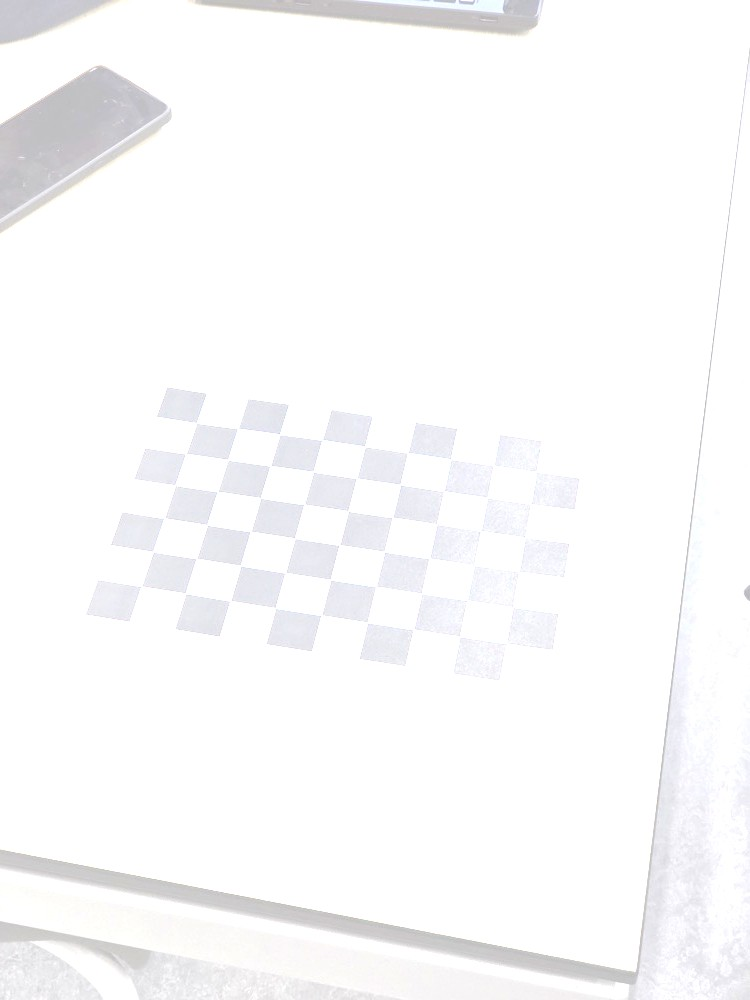
#> input picture img/1.jpg, 750 x 1000 px; its folder holds 5 pictures in this run
$ python script.py
#> lines starting #> are read from the running program, lines starting #| are printed output that depends on the picture
import cv2 as cv
import numpy as np
import glob

# termination criteria
criteria = (cv.TERM_CRITERIA_EPS + cv.TERM_CRITERIA_MAX_ITER, 30, 0.001)

# prepare object points, like (0,0,0), (1,0,0), (2,0,0) ....,(6,5,0)
objp = np.zeros((6 * 9, 3), np.float32)
objp[:, :2] = np.mgrid[0:9, 0:6].T.reshape(-1, 2)

# Arrays to store object points and image points from all the images.
objpoints = []  # 3d point in real world space
imgpoints = []  # 2d points in image plane.

images = glob.glob('img/*.jpg')

for fname in images:
    img = cv.imread(fname)
#> img is the input picture: shape (1000, 750, 3); mean B, G, R 250.8, 250.1, 250.2
    gray = cv.cvtColor(img, cv.COLOR_BGR2GRAY)

    # Find the chess board corners
    ret, corners = cv.findChessboardCorners(gray, (6, 9), None)
#> ret = False; corners = None

    # If found, add object points, image points (after refining them)
    print(fname, ret)
#| img/1.jpg False
    if ret:
        objpoints.append(objp)

        corners2 = cv.cornerSubPix(gray, corners, (11, 11), (-1, -1), criteria)
        imgpoints.append(corners2)

        # Draw and display the corners
        # cv.drawChessboardCorners(img, (6, 9), corners2, ret)
        # cv.imshow('img', img)
        # cv.waitKey(2)

    else:
        invGamma = 1.0 / 0.03
        table = np.array([((i / 255.0) ** invGamma) * 255
                         for i in np.arange(0, 256)]).astype("uint8")
        # apply gamma correction using the lookup table
        modify = cv.LUT(img, table)
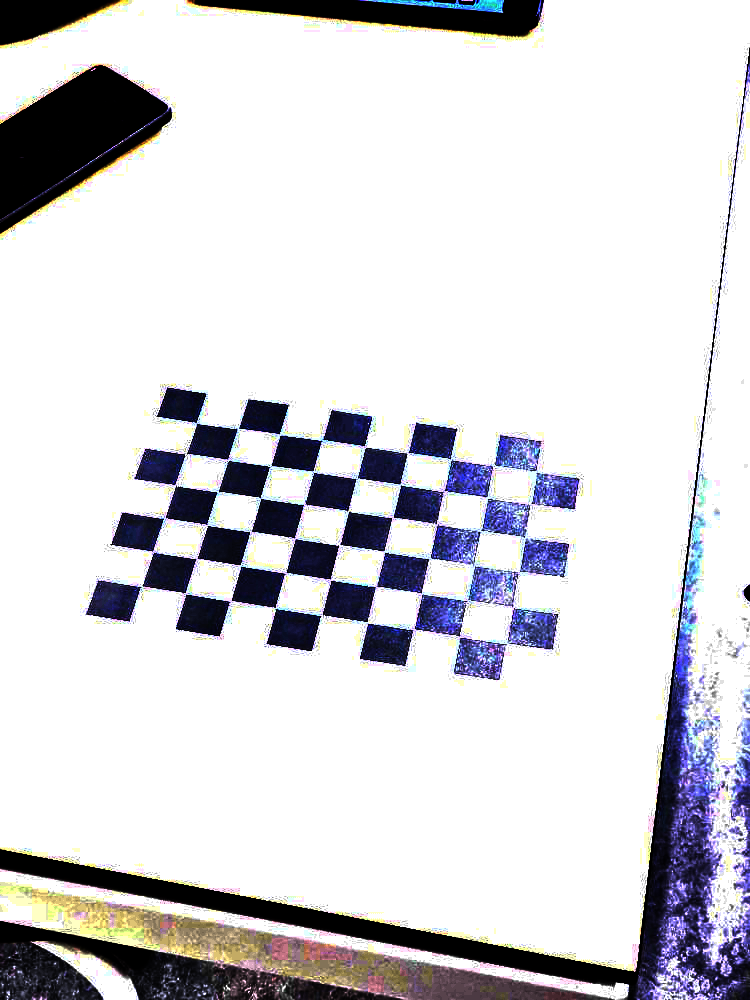
#> modify: shape (1000, 750, 3); mean B, G, R 216.1, 212.1, 212.6
        # [11 lines of commented-out code are left out]

        cv.imshow("modified", modify)
        cv.waitKey()

        ret, corners = cv.findChessboardCorners(modify, (6, 9), None)
#> ret = True; corners = 54 rows, first 8: [141.6, 585.6], [153.4, 552.1], [164, 519.5], [174.3, 490.4], [187.5, 454.5], [199, 424], [188, 592.5], [194.5, 557]

        # If found, add object points, image points (after refining them)
        print(fname, ret)
#| img/1.jpg True
        if ret:
            objpoints.append(objp)

            corners2 = cv.cornerSubPix(gray, corners, (11, 11), (-1, -1), criteria)
#> corners2 = 54 rows, first 8: [141.5, 586.2], [152.8, 552.1], [164.4, 517.7], [174.8, 485.1], [186.2, 453.3], [196.4, 422.6], [185.4, 593.5], [196.5, 558.3]
            imgpoints.append(corners2)
#> pass 2 of the loop `for fname in images:`:
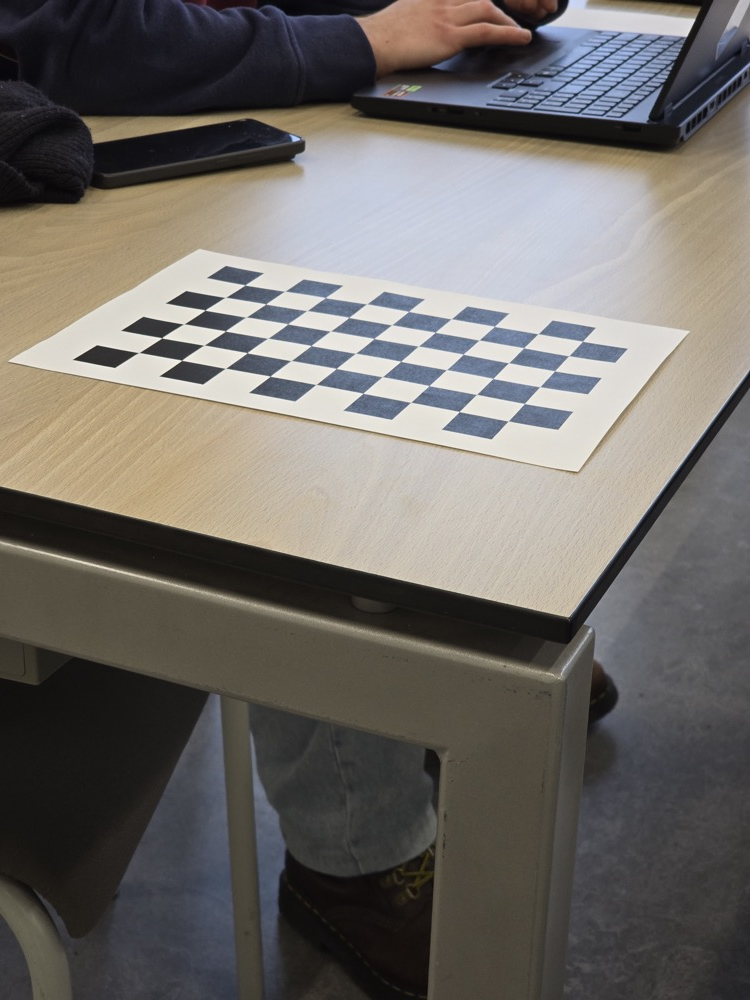
#> input picture img/10.jpg, 750 x 1000 px
#> img is the input picture: shape (1000, 750, 3); mean B, G, R 102.2, 106.3, 110.2
#> `gray = cv.cvtColor(img, cv.COLOR_BGR2GRAY)`:
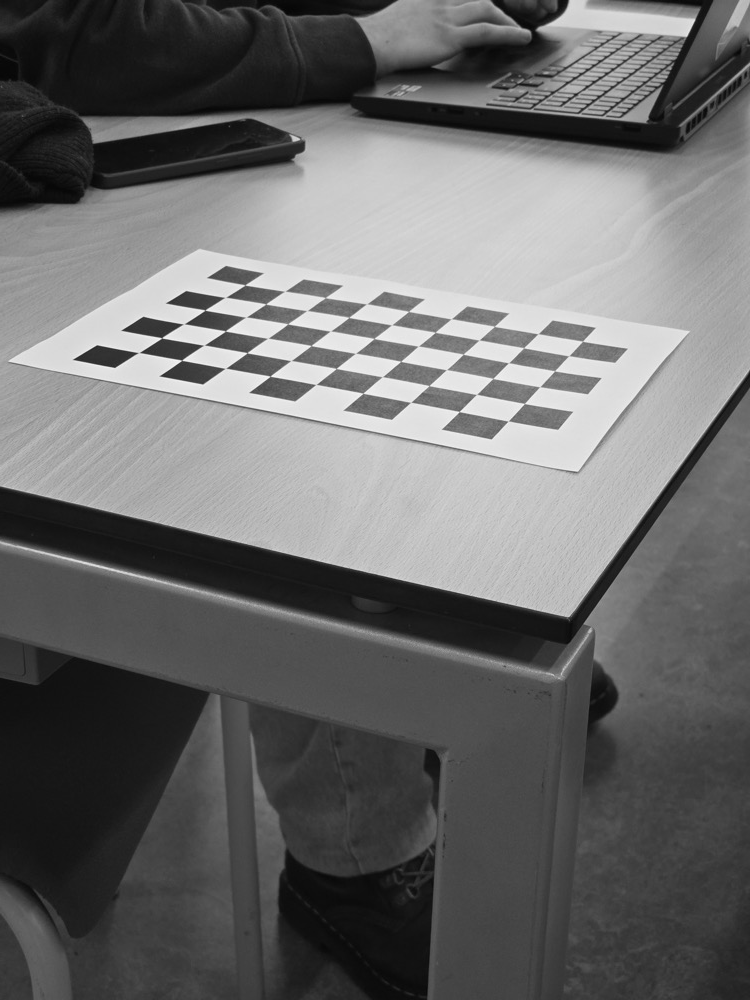
#> gray: shape (1000, 750); min 4, max 253, mean 107
#> `ret, corners = cv.findChessboardCorners(gray, (6, 9), None)`: corners = 54 rows, first 8: [138.5, 352.6], [161.7, 337.7], [183.6, 324], [204.9, 310.3], [225.5, 297.4], [244.9, 285.1], [181.6, 360.4], [204.3, 345.2]
#| img/10.jpg True
#> `corners2 = cv.cornerSubPix(gray, corners, (11, 11), (-1, -1), criteria)`: corners2 = 54 rows, first 8: [138.7, 352.5], [161.6, 337.8], [183.8, 323.9], [204.9, 310], [225.2, 297.4], [244.9, 284.9], [181.7, 360.2], [203.9, 345.2]
#> pass 3 of the loop `for fname in images:`:
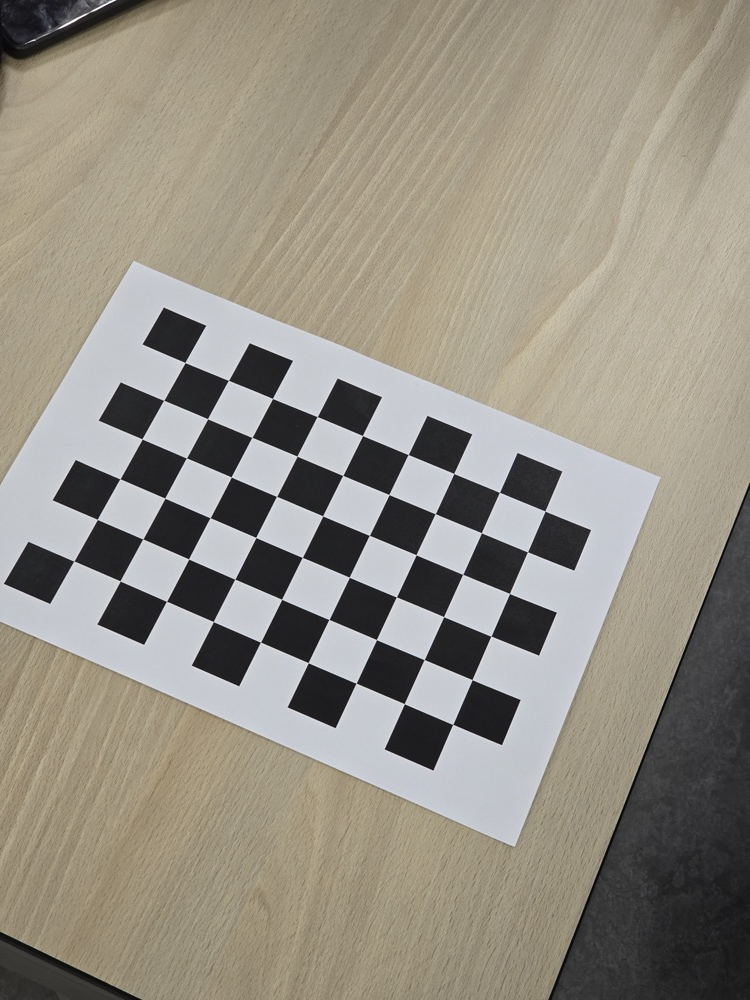
#> input picture img/11.jpg, 750 x 1000 px
#> img is the input picture: shape (1000, 750, 3); mean B, G, R 132.5, 144, 149.5
#> `gray = cv.cvtColor(img, cv.COLOR_BGR2GRAY)`:
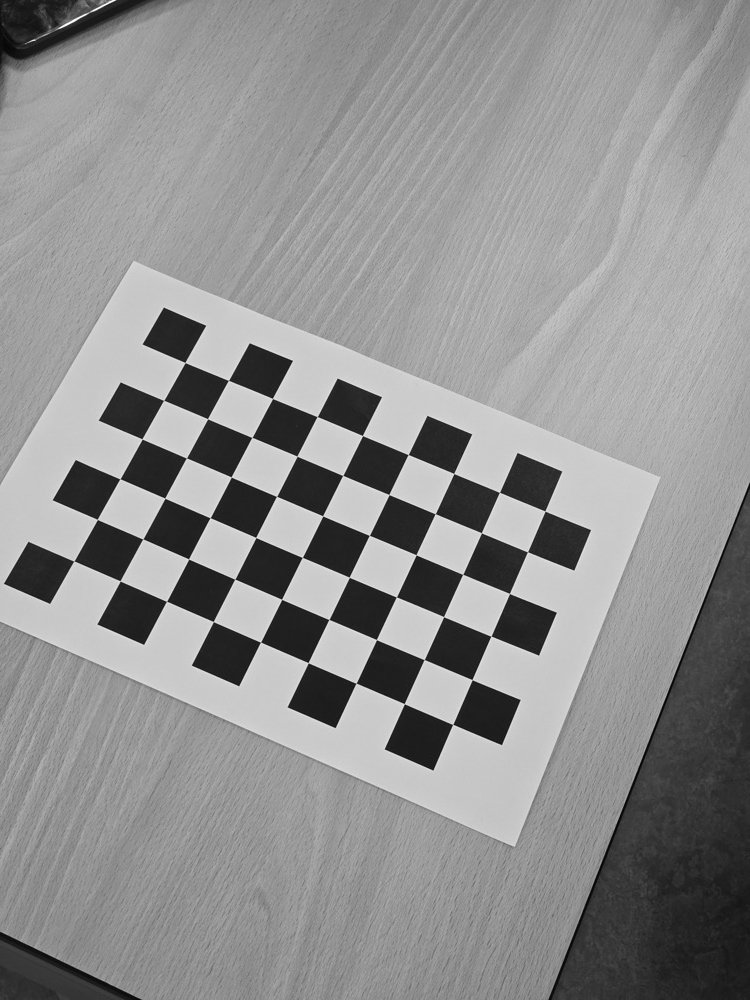
#> gray: shape (1000, 750); min 1, max 255, mean 144.3
#> `ret, corners = cv.findChessboardCorners(gray, (6, 9), None)`: corners = 54 rows, first 8: [73.82, 561.1], [97.33, 519.5], [119.8, 478.9], [142, 439], [163.6, 400.4], [185, 362.5], [120.1, 580.9], [142.8, 539]
#| img/11.jpg True
#> `corners2 = cv.cornerSubPix(gray, corners, (11, 11), (-1, -1), criteria)`: corners2 = 54 rows, first 8: [73.87, 560.9], [97.31, 519.4], [119.9, 478.8], [142.1, 438.9], [163.7, 400.3], [185, 362.5], [120.1, 580.9], [142.8, 538.9]
#> the loop made 5 passes; the first 3 are shown


cv.destroyAllWindows()

img = cv.imread('img/1.jpg')
gray = cv.cvtColor(img, cv.COLOR_BGR2GRAY)

ret, mtx, dist, rvecs, tvecs = cv.calibrateCamera(objpoints, imgpoints, gray.shape[::-1], None, None)

h, w = img.shape[:2]
#> h = 1000; w = 750
newcameramtx, roi = cv.getOptimalNewCameraMatrix(mtx, dist, (w, h), 1, (w, h))

# undistort
dst = cv.undistort(img, mtx, dist, None, newcameramtx)
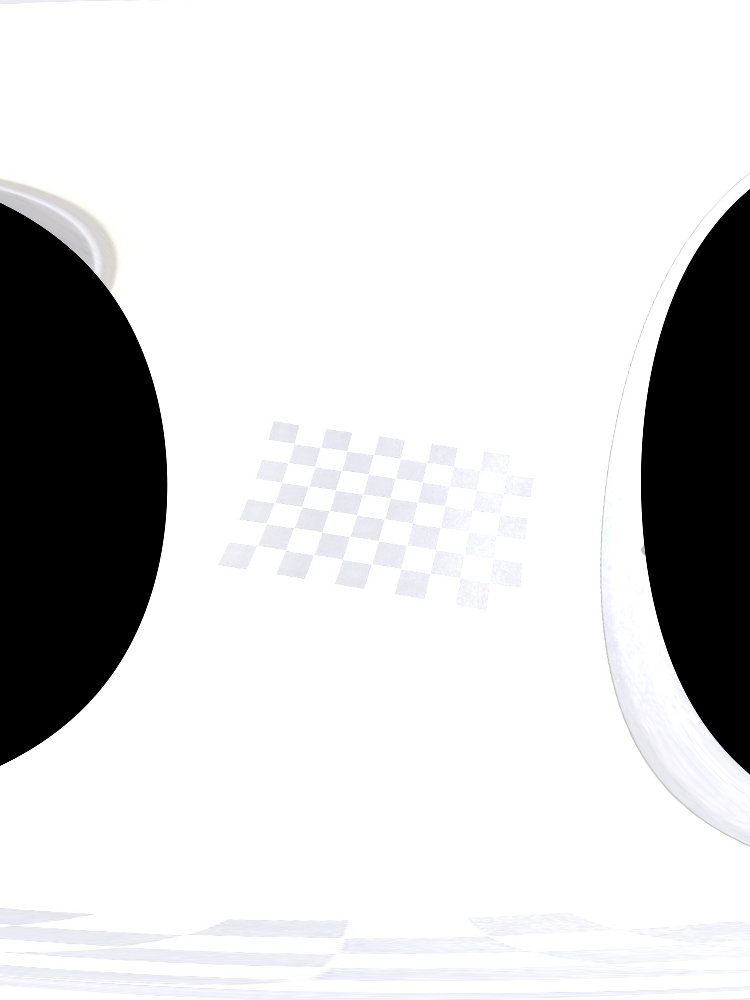
#> dst: shape (1000, 750, 3); mean B, G, R 214.7, 214.1, 214.1

# crop the image
x, y, w, h = roi
dst = dst[y:y + h, x:x + w]
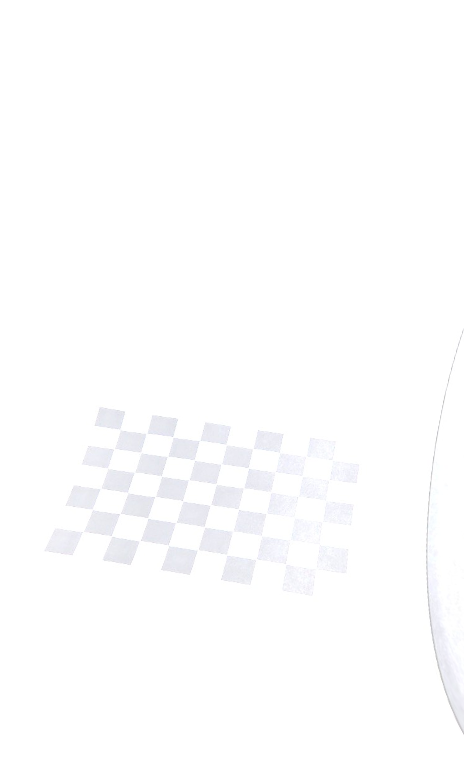
#> dst: shape (782, 464, 3); mean B, G, R 254.2, 253.8, 253.8
cv.imwrite('calibresult.png', dst)
